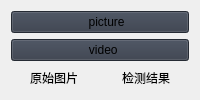
                     <widget class="QWidget" name="crack_info">
                      <layout class="QVBoxLayout" name="verticalLayout_21">
                       <item>
                        <widget class="QPushButton" name="get_info">
                         <property name="styleSheet">
                          <string notr="true">background-color: rgb(52, 59, 72);</string>
                         </property>
                         <property name="text">
                          <string>    picture</string>
                         </property>
                         <property name="icon">
                          <iconset resource="resources.qrc">
                           <normaloff>:/icons/images/icons/cil-folder-open.png</normaloff>:/icons/images/icons/cil-folder-open.png</iconset>
                         </property>
                        </widget>
                       </item>
                       <item>
                        <widget class="QPushButton" name="get_info_2">
                         <property name="styleSheet">
                          <string notr="true">background-color: rgb(52, 59, 72);</string>
                         </property>
                         <property name="text">
                          <string>  video</string>
                         </property>
                         <property name="icon">
                          <iconset resource="resources.qrc">
                           <normaloff>:/icons/images/icons/cil-folder-open.png</normaloff>:/icons/images/icons/cil-folder-open.png</iconset>
                         </property>
                        </widget>
                       </item>
                       <item>
                        <layout class="QHBoxLayout" name="horizontalLayout_6">
                         <item>
                          <widget class="QLabel" name="input">
                           <property name="text">
                            <string>原始图片</string>
                           </property>
                           <property name="scaledContents">
                            <bool>true</bool>
                           </property>
                           <property name="alignment">
                            <set>Qt::AlignCenter</set>
                           </property>
                          </widget>
                         </item>
                         <item>
                          <widget class="QLabel" name="output">
                           <property name="text">
                            <string>检测结果</string>
                           </property>
                           <property name="scaledContents">
                            <bool>true</bool>
                           </property>
                           <property name="alignment">
                            <set>Qt::AlignCenter</set>
                           </property>
                          </widget>
                         </item>
                        </layout>
                       </item>
                      </layout>
                     </widget>
